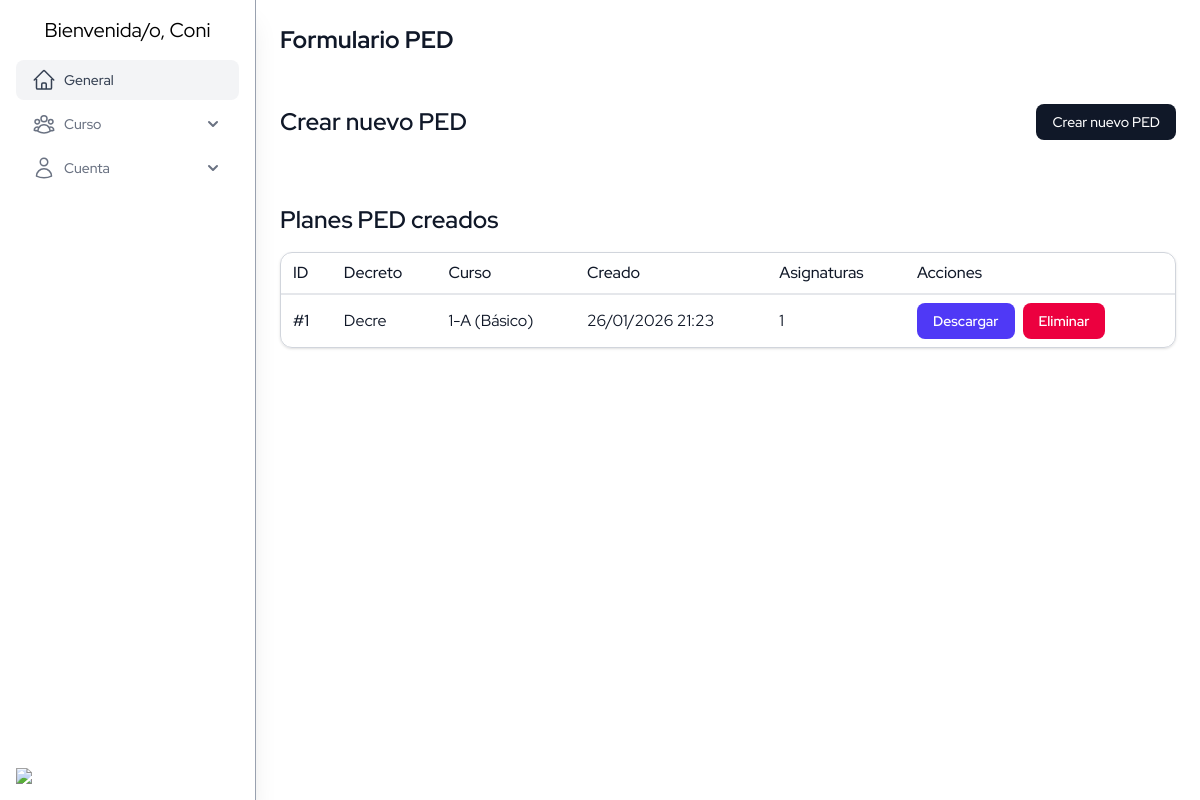
Before: /ped/formulario/ (signed in) with the older database file.
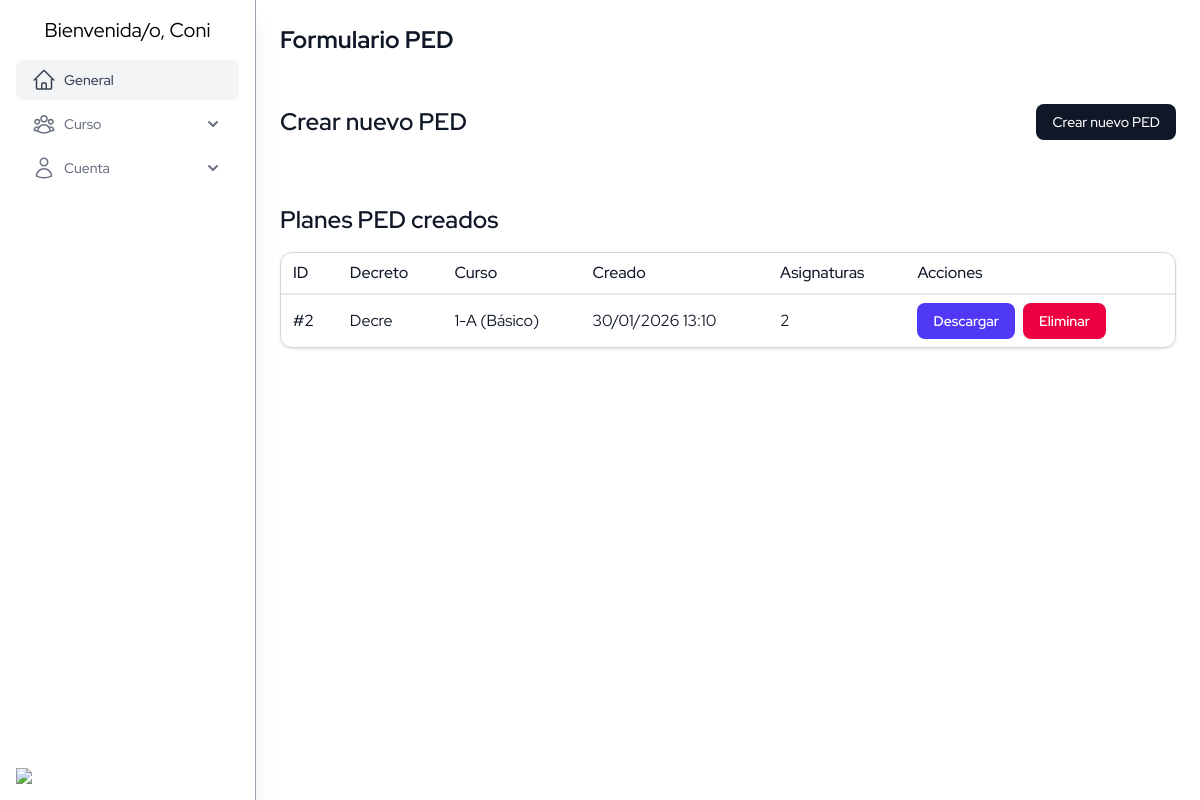
After: the same page with the newer database file.
### ped/models.py (models this page shows, shortened)
class PlanEvaluacion(models.Model):
    decreto = models.ForeignKey(
        Decreto,
        on_delete=models.PROTECT,
        related_name='planes'
    )
    curso = models.ForeignKey(
        Curso,
        on_delete=models.PROTECT,
        related_name='planes_evaluacion',
        null=True,
        blank=True
    )
    objetivo_general = models.TextField(blank=True)
    creado_en = models.DateTimeField(auto_now_add=True)
    actualizado_en = models.DateTimeField(auto_now=True)

class Decreto(models.Model):
    nombre = models.CharField(max_length=150)

### core/models.py (models this page shows, shortened)
class DateTime(models.Model):
    created_at = models.DateTimeField(auto_now_add=True)
    updated_at = models.DateTimeField(auto_now=True)
    class Meta:
        abstract = True

class Curso(DateTime):
    level = models.CharField(max_length=10, choices=Nivel.choices, default=Nivel.BASIC)
    name = models.CharField(max_length=25)
    sala_id = models.ForeignKey(
        Sala, on_delete=models.CASCADE, related_name="sala", null=True
    )

### ped/views.py (the view, shortened to what this page needs)
# urls.py: path("formulario/", views.formulario_view, name="formulario"),
def formulario_view(request):
    decretos = Decreto.objects.all()
    asignaturas = Asignatura.objects.prefetch_related('ejes').all()
    cursos = Curso.objects.all().order_by('name')
    selected_asignaturas = []
    selected_decreto = None
    selected_curso = None
    errors = []
    form_values = request.POST if request.method == "POST" else {}
    planes = PlanEvaluacion.objects.select_related('decreto', 'curso').prefetch_related(
        'plan_asignaturas__asignatura',
        'plan_asignaturas__plan_ejes__eje',
        'objetivos_generales',
    ).order_by('-creado_en')
    context = {
        "page_title": "Formulario PED",
        "decretos": decretos,
        "asignaturas": asignaturas,
        "cursos": cursos,
        "selected_asignaturas": selected_asignaturas,
        "selected_decreto": selected_decreto,
        "selected_curso": selected_curso,
        "errors": errors,
        "form_values": form_values,
        "planes": planes,
        "form_expanded": request.method == "POST" or bool(selected_asignaturas) or bool(errors),
    }
    return render(request, "ped/formulario.html", context)

### core/a.py (called while the page is built)
def estudiantes_global(request):
    student = Estudiante.objects.all()
    users = User.objects.filter(role="TEACHER")
    return {
        'estudiantes': student,
        'users': users
    }

### ped/templatetags/ped_extras.py (called while the page is built)
@register.filter(name="get_value")
def get_value(data, key):
    if not key:
        return ""
    getter = getattr(data, "get", None)
    if callable(getter):
        return getter(key, "")
    if isinstance(data, dict):
        return data.get(key, "")
    return ""

@register.simple_tag(name="field_name")
def field_name(prefix, identifier):
    return f"{prefix}{identifier}"

@register.simple_tag(name="checked_option")
def checked_option(form_data, field_name, value):
    str_value = str(value)
    values = []
    getlist = getattr(form_data, "getlist", None)
    if callable(getlist):
        values = [str(v) for v in getlist(field_name)]
    elif isinstance(form_data, dict):
        current = form_data.get(field_name)
        if isinstance(current, (list, tuple)):
            values = [str(v) for v in current]
        elif current is not None:
            values = [str(current)]
    return str_value in values

### ped/templates/ped/formulario.html (shortened to what this page needs)
{% extends 'base.html' %}
{% load ped_extras %}
{% block content %}
<h1 class="mb-4 text-2xl font-bold text-gray-900 dark:text-white">{{ page_title }}</h1>
<section class="mt-8 flex flex-col">
    <div class="mb-4 flex items-center justify-between">
        <h2 class="text-2xl font-semibold text-gray-900 dark:text-white">Crear nuevo PED</h2>
        <button type="button" id="toggle-formulario" class="block rounded-lg bg-gray-900 px-4 py-2 text-sm font-medium text-white transition hover:bg-gray-800 dark:bg-gray-600 dark:hover:bg-gray-700">
        </button>
    </div>
</section>
<section class="mt-12 flex flex-col">
    <h2 class="mb-4 text-2xl font-semibold text-gray-900 dark:text-white">Planes PED creados</h2>
    {% if planes %}
    <div class="max-h-100 overflow-x-auto rounded-xl border border-gray-300 shadow-sm dark:border-gray-600">
        <table class="min-w-full divide-y-2 divide-gray-200 dark:divide-gray-700">
            <thead class="text-left">
                <tr class="*:font-medium *:text-gray-900 dark:*:text-white">
                    <th class="px-3 py-2 whitespace-nowrap">ID</th>
                    <th class="px-3 py-2 whitespace-nowrap">Decreto</th>
                    <th class="px-3 py-2 whitespace-nowrap">Curso</th>
                    <th class="px-3 py-2 whitespace-nowrap">Creado</th>
                    <th class="px-3 py-2 whitespace-nowrap">Asignaturas</th>
                    <th class="px-3 py-2 whitespace-nowrap">Acciones</th>
                </tr>
            </thead>
            <tbody class="divide-y divide-gray-200 dark:divide-gray-700 dark:bg-gray-900">
                {% for plan in planes %}
                <tr class="*:text-gray-900 *:first:font-medium dark:*:text-white">
                    <td class="px-3 py-2 whitespace-nowrap">#{{ plan.id }}</td>
                    <td class="px-3 py-2 whitespace-nowrap">{{ plan.decreto.nombre }}</td>
                    <td class="px-3 py-2 whitespace-nowrap">
                        {% if plan.curso %}
                            {{ plan.curso.name }} ({{ plan.curso.get_level_display }})
                        {% else %}
                            Sin curso
                        {% endif %}
                    </td>
                    <td class="px-3 py-2 whitespace-nowrap">{{ plan.creado_en|date:"d/m/Y H:i" }}</td>
                    <td class="px-3 py-2 whitespace-nowrap">{{ plan.plan_asignaturas.count }}</td>
                    <td class="px-3 py-2 whitespace-nowrap">
                        <div class="flex flex-wrap gap-2">
                            <a class="inline-block rounded-lg bg-indigo-600 px-4 py-2 text-sm font-semibold text-white hover:bg-indigo-700"
                                href="{% url 'ped:plan_pdf' plan.id %}" download>
                                Descargar
                            </a>
                            <form method="post" action="{% url 'ped:plan_eliminar' plan.id %}" class="inline">
                                <button type="submit"
                                    class="inline-flex items-center rounded-lg bg-rose-600 px-4 py-2 text-sm font-semibold text-white hover:bg-rose-700"
                                    onclick="return confirm('¿Seguro que deseas eliminar el Plan #{{ plan.id }}?');">
                                    Eliminar
                                </button>
                            </form>
                        </div>
                    </td>
                </tr>
                {% endfor %}
            </tbody>
        </table>
    </div>
    {% else %}
    <p class="text-sm text-gray-600 dark:text-gray-300">No se han creado planes de evaluación todavía.</p>
    {% endif %}
</section>
{% endblock %}

Changed rows visible on the page:
removed PlanEvaluacion: id "1", decreto.nombre "Decre", curso.name "1-A", curso.level "Básico", creado_en "26/01/2026 21:23", plan_asignaturas.count "1"
added PlanEvaluacion: id "2", decreto.nombre "Decre", curso.name "1-A", curso.level "Básico", creado_en "30/01/2026 13:10", plan_asignaturas.count "2"
